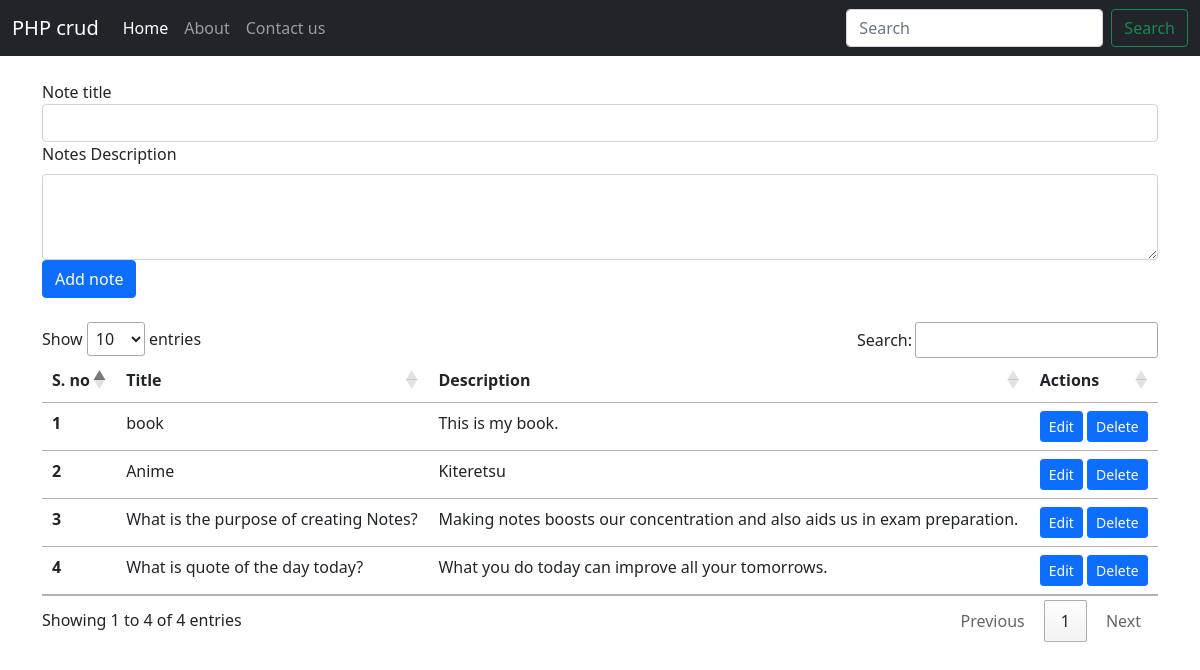
The page / on the database its author committed.
### tables this page shows
CREATE TABLE `notes` (
  `srno` int(11) NOT NULL,
  `title` varchar(50) NOT NULL,
  `description` varchar(255) NOT NULL,
  `tstamp` datetime NOT NULL DEFAULT current_timestamp()
);

### index.php (the view, shortened to what this page needs)
<?php
$servername = "localhost";
$username = "root";
$password = "";
$database = "notes";
$conn = mysqli_connect($servername, $username, $password, $database);
?>
<!doctype html>
<html lang="en">
<head>
    <link href="https://cdn.jsdelivr.net/npm/bootstrap@5.1.3/dist/css/bootstrap.min.css" rel="stylesheet"
>
    <link rel="stylesheet" href="//cdn.datatables.net/1.11.3/css/jquery.dataTables.min.css">
</head>
<body>
    <nav class="navbar navbar-expand-lg navbar-dark bg-dark">
        <div class="container-fluid">
            <a class="navbar-brand" href="#">PHP crud</a>
            <div class="collapse navbar-collapse" id="navbarSupportedContent">
                <ul class="navbar-nav me-auto mb-2 mb-lg-0">
                    <li class="nav-item">
                        <a class="nav-link active" aria-current="page" href="#">Home</a>
                    </li>
                    <li class="nav-item">
                        <a class="nav-link" href="#">About </a>
                    </li>
                    <li class="nav-item">
                        <a class="nav-link">Contact us</a>
                    </li>
                </ul>
                <form class="d-flex">
                    <input class="form-control me-2" type="search" placeholder="Search" aria-label="Search">
                    <button class="btn btn-outline-success" type="submit">Search</button>
                </form>
            </div>
        </div>
    </nav>
    <div class="container my-4">
        <form action='/notes/index.php' method="post">
            <div class="form-group">
                <label for="title">Note title</label>
                <input type="text" class="form-control" id="title" name="title" aria-describedby="emailHelp">
            </div>
            <div class="form-group">
                <label for="desc" class="form-label">Notes Description</label>
                <textarea class="form-control" id="description" name="description" rows="3"></textarea>
            </div>
            <button type="submit" class="btn btn-primary">Add note</button>
        </form>
    </div>
    <div class="container">
        <table class="table" id="myTable">
            <thead>
                <tr>
                    <th scope="col">S. no</th>
                    <th scope="col">Title</th>
                    <th scope="col">Description</th>
                    <th scope="col">Actions</th>
                </tr>
            </thead>
            <tbody>
                <?php
        $sql = "SELECT * FROM `notes`";
        $result = mysqli_query($conn, $sql);
        $sno = 0;
        while ($row = mysqli_fetch_assoc($result)) {
          $sno = $sno + 1;
          echo " <tr>
            <th scope='row'>" . $sno . "</th>
            <td>" . $row['title'] . "</td>
            <td>" . $row['description'] . "</td>
            <td><button class ='edit btn btn-sm btn-primary' id=".$row['srno'].">Edit</button>
            <button class ='delete btn btn-sm btn-primary' id=d".$row['srno'].">Delete</button></td>
          </tr>";
        }
        ?>
            </tbody>
        </table>
    </div>
</body>
</html>

### rows shown on the page
notes: title "book", description "This is my book."
notes: title "Anime", description "Kiteretsu"
notes: title "What is the purpose of creating Notes?", description "Making notes boosts our concentration and also aids us in exam preparation."
notes: title "What is quote of the day today?", description "What you do today can improve all your tomorrows."
